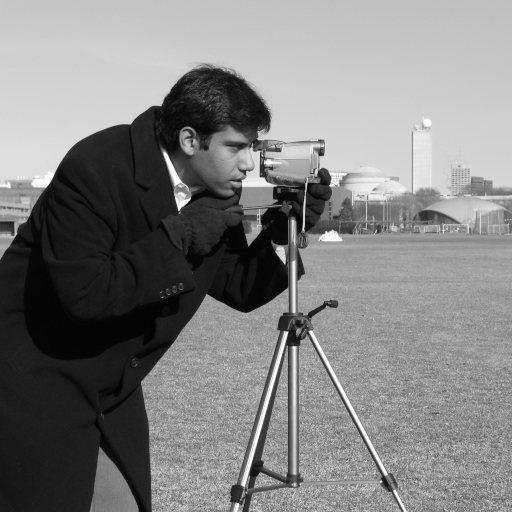
#> input picture skimage.data.camera(), 512 x 512 px; the run also reads 1 picture not shown here
$ python transformation.py
#> lines starting #> are read from the running program, lines starting #| are printed output that depends on the picture; after the words box and inside, x2 and y2 are one past the last pixel; in counts of white or black regions, pixels touching at a corner belong together
# coding: utf-8
import matplotlib
import matplotlib.pyplot as plt
import numpy as np
from skimage import io
from skimage import data

matplotlib.rcParams['font.size'] = 18


c = data.camera()
#> c is the input picture: shape (512, 512); min 0, max 255, mean 129.1


def im2negative(img):
    """transform image to negative

    :param img: np.array
    :return: np.array
    """
    return 255.0 - img


def log_transform(img, c):
    """logarithmic transformations

    :param img:
    :param c:
    :return:
    """
    return float(c) * np.log(1.0 + img)


def power_law_transform(img, gamma, c):
    return float(c) * np.power(img, float(gamma))


def im2bw(img, th=128):
    """transform image to binary

    :param img: np.array
    :param th: int
        threshold
    :return: np.array
    """
    return img > th


def show_threshold():
    fig = plt.figure(figsize=(16, 9))
    ax1, ax2 = fig.subplots(1, 2)

    img = data.page()
    ax1.axis('off')
    ax1.imshow(img, cmap='gray')
    ax1.set_title("raw image")

    y = im2bw(img, th=128)
    ax2.axis('off')
    ax2.imshow(y, cmap='gray')
    ax2.set_title("binary image")
    plt.show()


def show_log_transform():
    fig = plt.figure(figsize=(16, 9))
    ax1, ax2 = fig.subplots(1, 2)

    img = io.imread('./imgs/Fig0205(a).tif')
    ax1.axis('off')
    ax1.imshow(img, cmap='gray')
    ax1.set_title("raw image")

    y = log_transform(img, 42.0)
    ax2.axis('off')
    ax2.imshow(y, cmap='gray')
    ax2.set_title("log transformation")
    plt.show()


def show_image_negatives():
    fig = plt.figure(figsize=(16, 9))
    ax1, ax2 = fig.subplots(1, 2)

    img = data.camera()
    ax1.axis('off')
    ax1.imshow(img, cmap='gray')
    ax1.set_title("raw image")

    y = im2negative(img)
    ax2.axis('off')
    ax2.imshow(y, cmap='gray')
    ax2.set_title("negative image")
    plt.show()


def show_power_low_transform():
    fig = plt.figure(figsize=(16, 9))
    (ax1, ax2), (ax3, ax4) = fig.subplots(2, 2)

    img = data.camera()
    # img = io.imread('./imgs/Fig0208(a).tif')
    ax1.axis('off')
    ax1.imshow(img, cmap='gray')
    ax1.set_title("raw image")

    y1 = power_law_transform(img, 0.3, 10)
    ax2.axis('off')
    ax2.imshow(y1, cmap='gray')
    ax2.set_title("gamma=0.3")

    y2 = power_law_transform(img, 0.5, 10)
    ax3.axis('off')
    ax3.imshow(y2, cmap='gray')
    ax3.set_title("gamma=0.5")

    y3 = power_law_transform(img, 2, 10)
    ax4.axis('off')
    ax4.imshow(y3, cmap='gray')
    ax4.set_title("gamma=2.0")
    plt.show()


if __name__ == '__main__':
    functions = [
        show_threshold,
        show_image_negatives,
        show_log_transform,
        show_power_low_transform
    ]
    for func in functions:
        y = input("run %s? (yes/no): " % func.__name__)
        if y.lower() == "yes" or y.lower() == 'y':
            func()
        print("=" * 88)
#> this loop made 4 passes; the answer given on pass 1: y
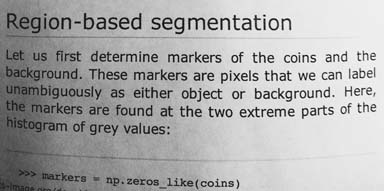
#> input picture skimage.data.page(), 384 x 191 px
#> pass 1, in show_threshold, `y = im2bw(img, th=128)`:
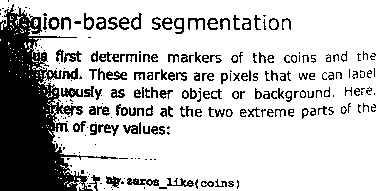
#> y: shape (191, 384) bool; 77.9% white; 249 black regions (109 under 20 px), largest, box (x1, y1, x2, y2) and area: (0, 4, 118, 191) 9521, (127, 178, 159, 186) 150, (61, 88, 83, 98) 137
#> pass 1, in show_threshold, `plt.show()`:
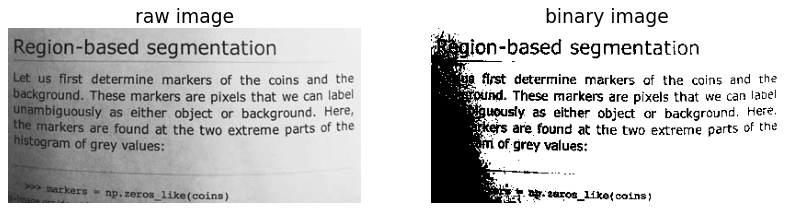
#> figure drawn by matplotlib, 2 panels
#> pass 2, in show_image_negatives, `y = im2negative(img)`:
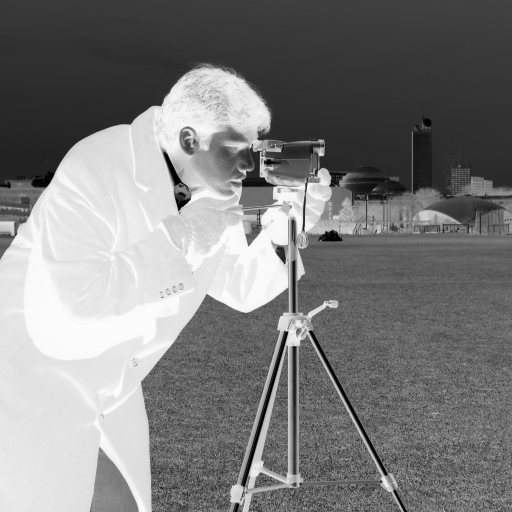
#> y: shape (512, 512) float64; min 0, max 255, mean 125.9
#> pass 3, in show_log_transform, `img = io.imread('./imgs/Fig0205(a).tif')`:
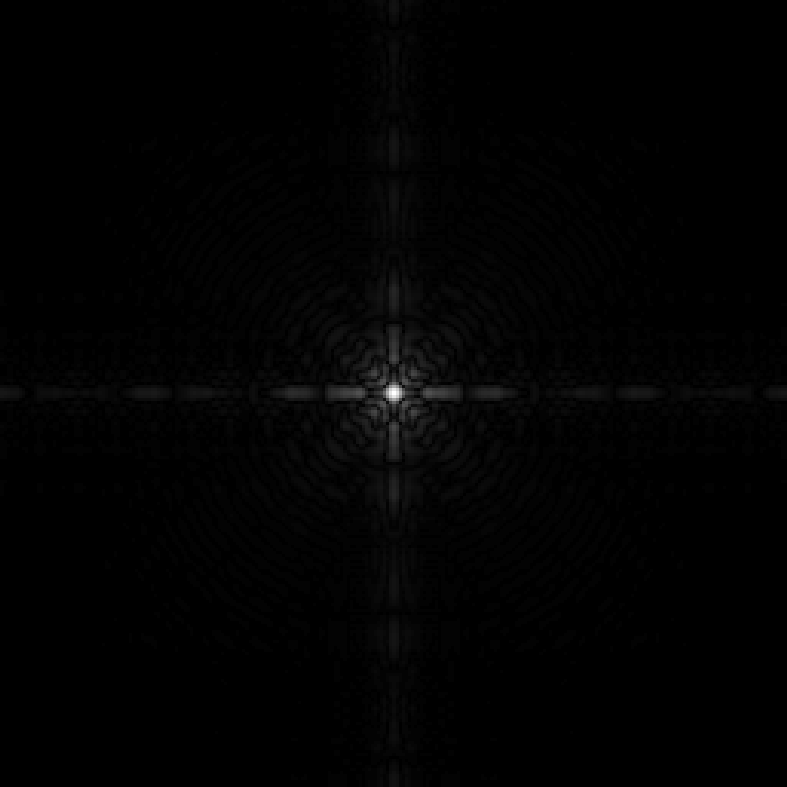
#> img: shape (787, 787); min 0, max 255, mean 2.1
#> pass 3, in show_log_transform, `y = log_transform(img, 42.0)`:
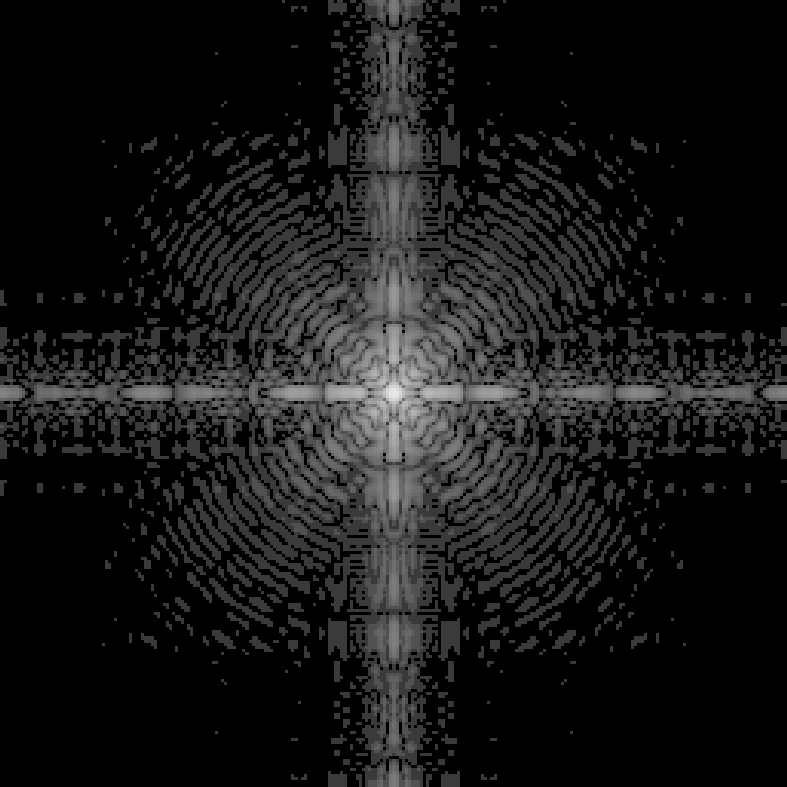
#> y: shape (787, 787) float64; min 0, max 232.9, mean 23.5
